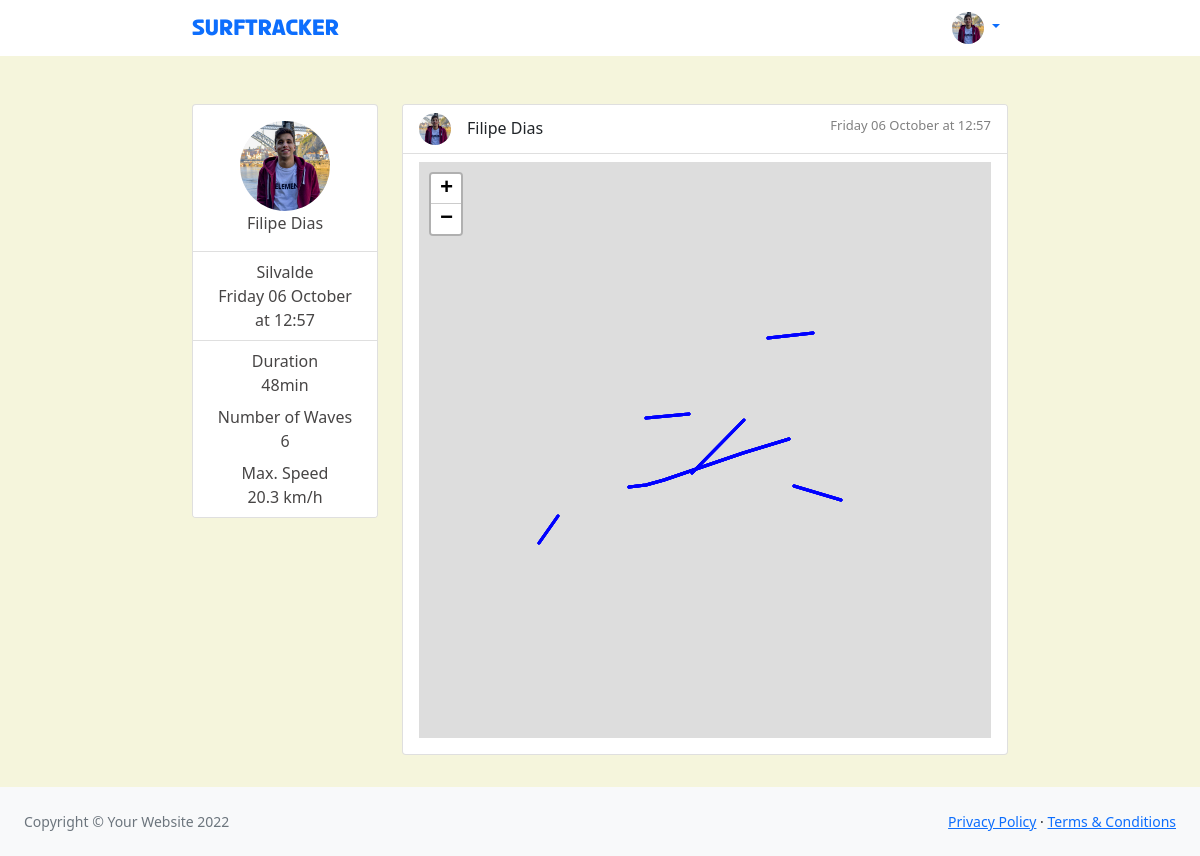
The page /session/29/ on the database its author committed.
### main/models.py (models this page shows, shortened)
class Surfer(AbstractUser):
    class Meta:
        verbose_name_plural = "Surfers"
    first_name = models.CharField(max_length=30)
    last_name = models.CharField(max_length=30)
    strava_user_id = models.CharField(max_length=90)

class SurfSession(models.Model):
    name = models.CharField("Name", max_length=90, default="")
    surfer = models.ForeignKey(Surfer, on_delete=models.CASCADE)
    location = models.ForeignKey(SurfSpot, on_delete=models.CASCADE, null=True)
    strava_activity_id = models.CharField("Strava Activity", max_length=90)
    number_of_waves = models.IntegerField(default=0)
    duration = models.TimeField("Duration", default=time(0, 0))
    max_speed = models.DecimalField("Speed (km/h)", default=0, max_digits=4, decimal_places=1)
    date = models.DateTimeField(null=True)
    has_gpx_data = models.BooleanField(default=False)
    def display_date(self):
        import pytz
        local_tz = pytz.timezone('Europe/Lisbon')
        dt_begin_today = datetime.now(local_tz).replace(hour=0, minute=0)
        dt_begin_yesterday = dt_begin_today - timedelta(days=1)
        if self.date > dt_begin_today:
            return f"Today at {self.date.strftime('%H:%M')}"
        elif self.date > dt_begin_yesterday:
            return f"Yesterday at {self.date.strftime('%H:%M')}"
        else:
            return f"{self.date.strftime('%A')} {self.date.strftime('%d %B')} at {self.date.strftime('%H:%M')}"
    def display_duration(self):
        return f"{self.duration.minute}min" if self.duration.hour == 0 else f"{self.duration.hour}h{self.duration.minute}min"
    def display_max_speed(self):
        return f"{self.max_speed} km/h"

class SurfSpot(models.Model):
    name = models.CharField("Name", max_length=90, default="")
    latitude = models.DecimalField("Latitude", max_digits=22, decimal_places=16)
    longitude = models.DecimalField("Longitude", max_digits=22, decimal_places=16)
    short_name = models.CharField("Image name", max_length=90, default="")
    def __str__(self):
        return self.name

### main/views.py (the view)
# urls.py: re_path(r'^session/(?P<session_id>[0-9]+)/$', views.session, name="session"),
@require_http_methods(["GET"])
def session(request, session_id):
    session = SurfSession.objects.get(id=session_id)
    session_data = {
        'session_id': session.id,
        'name': session.name,
        'spot_lat': float(session.location.latitude),
        'spot_long': float(session.location.longitude),
        'wave_points': get_session_gpx(session)
    }
    vc = {
        'surfer': session.surfer,
        'session': session,
        'session_data': session_data
    }
    return render(request, 'session.html', {'vc': vc})

### main/views.py (called while the page is built)
def get_session_gpx(s):
    gpx_session_waves = list()
    session_waves = Wave.objects.filter(session=s)
    for w in session_waves:
        session_wave_gpx = list()
        session_wave = WavePoint.objects.filter(wave=w)
        for wp in session_wave:
            session_wave_gpx.append({
                "latitude": float(wp.latitude),
                "longitude": float(wp.longitude),
                "time": wp.time.strftime('%Y-%m-%d %H:%M:%S'),
            })
            gpx_session_waves.append(session_wave_gpx)
    return gpx_session_waves

### templates/session.html (shortened to what this page needs)
<!DOCTYPE html>
{% load static %}
<html lang="en">
    <head>
        <link href="https://cdn.jsdelivr.net/npm/simple-datatables@latest/dist/style.css" rel="stylesheet" />
        <link href="{% static 'css/styles.css' %}" rel="stylesheet" />
        <link href="{% static 'css/home.css' %}" rel="stylesheet" />
        <link rel="stylesheet" href="https://unpkg.com/leaflet@1.9.2/dist/leaflet.css" />
    </head>
    <body class="sb-nav-fixed">
        <nav class="sb-topnav navbar navbar-expand navbar-bg">
            <div class="navbar-content">
              <a class="navbar-brand" href="/">SurfTracker</a>
              <ul class="navbar-nav">
                  <li class="nav-item dropdown">
                      <a class="nav-link dropdown-toggle" id="navbarDropdown" href="#" role="button" data-bs-toggle="dropdown" aria-expanded="false">
                        <img class="avatar-img avatar-sm" src="{% static 'avatars/'%}{{vc.surfer.id}}.png">
                      </a>
                  </li>
              </ul>
            </div>
        </nav>
        <div id="layoutSidenav">
            <div id="layoutSidenav_content">
                <main>
                    <div class="page-content">
                        <div class="row mt-5 ">
                            <div class="col-xl-3 col-md-6">
                                <div class="card profile-card">
                                    <div class="card-body">
                                      <div class="avatar avatar-surfer avatar-lg">
                                        <div class="avatar-content"><div class="avatar-img-wrapper">
                                            <img class="avatar-img" src="{% static 'avatars/'%}{{vc.surfer.id}}.png">
                                          </div>
                                          </div>
                                      </div>
                                      <div class="text-center">{{vc.surfer.first_name}} {{vc.surfer.last_name}}</div>
                                    </div>
                                    <div class="card-footer align-items-center justify-content-between">
                                        <div class="text-center">{{vc.session.location}}</div>
                                        <div class="text-center">{{vc.session.display_date}}</div>
                                    </div>
                                    <div class="card-footer align-items-center justify-content-between">
                                        <div class="text-center text-bold">Duration</div>
                                        <div class="text-center">{{vc.session.display_duration}}</div>
                                        <div class="text-center text-bold pt-2">Number of Waves</div>
                                        <div class="text-center">{{vc.session.number_of_waves}}</div>
                                        <div class="text-center text-bold pt-2">Max. Speed</div>
                                        <div class="text-center">{{vc.session.display_max_speed}}</div>
                                    </div>
                                </div>
                            </div>
                            <div class="col-xl-9 col-md-6">
                              <div class="card card-session session-page-card">
                                <div class="card-header">
                                  <img class="avatar-img avatar-sm"  src="{% static 'avatars/'%}{{vc.surfer.id}}.png">
                                  <div class="session-surfer-name">{{vc.session.surfer.first_name}} {{vc.session.surfer.last_name}}</div>
                                  <div class="session-date">{{vc.session.display_date}}</div>
                                </div>
                                <div class="card-body session-card-body">
                                    <div id="map_{{vc.session.id}}" class="session-page-session-map"></div>
                                </div>
                              </div>
                            </div>
                    </div>
                </main>
                <footer class="py-4 bg-light mt-auto">
                    <div class="container-fluid px-4">
                        <div class="d-flex align-items-center justify-content-between small">
                            <div class="text-muted">Copyright &copy; Your Website 2022</div>
                            <div>
                                <a href="#">Privacy Policy</a>
                                &middot;
                                <a href="#">Terms &amp; Conditions</a>
                            </div>
                        </div>
                    </div>
                </footer>
            </div>
        </div>
    </body>
</html>

### static/css/home.css (style rules this page uses)
.navbar-content { display: flex; margin-left: 16%; margin-right: 16%; width: 100%; }
.navbar-nav { float: right; margin-left:auto; }
.page-content { margin-left: 16%; margin-right: 16%; }
.navbar-brand { padding-top: 0.6125rem; font-family: "Apple Tea"; }
.navbar-bg { background-color: white; color: dodgerblue; }
.sb-nav-fixed { background-color: beige; }
.profile-card, .card-footer { background-color: white; color: #474545; }
.card-header { display: flex; background-color: white; }
.card-session { margin-bottom: 2rem; }
.session-page-card { min-height: 550px; }
.avatar-athlete img, .avatar-surfer, .avatar-img { border-radius: 50%; background-color: #f7f7fa; }
.avatar-lg, .avatar-lg .avatar-img { height: 90px; width: 90px; margin-left: auto; margin-right: auto; }
.avatar-sm, .avatar-sm .avatar-img { height: 32px; width: 32px; }
.avatar-content { display: table-row; }
.session-surfer-name { margin-left: 1rem; padding-top: 0.2rem; }
.session-date { margin-left: auto; padding-top: 0.2rem; color: gray; font-size: small; }
.session-card-body { padding-left: 1rem; padding-right: 1rem; padding-top: 0.5rem; padding-bottom: 1rem; }
.session-page-session-map { height: 36rem; }

### rows shown on the page
Surfer: surfer.first_name "Filipe", surfer.last_name "Dias"
SurfSession: session.location "Silvalde", session.display_date "Friday 06 October at 12:57", session.display_duration "48min", session.number_of_waves "6", session.display_max_speed "20.3 km/h", session.surfer.first_name "Filipe", session.surfer.last_name "Dias"
